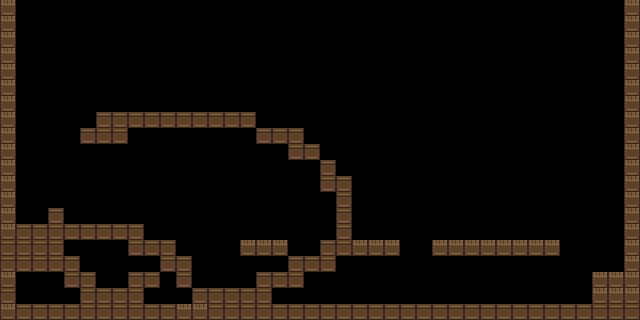

A level layout from a 2D game, rendered from its tile map. Below: a short description, then the map file with tile-grid data replaced by summaries:
An orthogonal 40x20 tile map with 16x16 px tiles, 1 tile layer (Mundo), 2 tilesets.

<map version="1.2" tiledversion="1.2.1" orientation="orthogonal" renderorder="left-up" width="40" height="20" tilewidth="16" tileheight="16" infinite="0" backgroundcolor="#000000" nextlayerid="5" nextobjectid="1">
 <tileset firstgid="1" name="t1" tilewidth="16" tileheight="16" tilecount="160" columns="16">
  <image source="../t1.png" width="256" height="160" />
  <tile id="0">
   <properties>
    <property name="collides" type="bool" value="false" />
   </properties>
  </tile>
  <tile id="1">
   <properties>
    <property name="collides" type="bool" value="false" />
   </properties>
  </tile>
  <tile id="2">
   <properties>
    <property name="collides" type="bool" value="false" />
   </properties>
  </tile>
  <tile id="3">
   <properties>
    <property name="collides" type="bool" value="false" />
   </properties>
  </tile>
  <tile id="4">
   <properties>
    <property name="collides" type="bool" value="false" />
   </properties>
  </tile>
  <tile id="5">
   <properties>
    <property name="collides" type="bool" value="false" />
   </properties>
  </tile>
  <tile id="6">
   <properties>
    <property name="collides" type="bool" value="false" />
   </properties>
  </tile>
  <tile id="7">
   <properties>
    <property name="collides" type="bool" value="true" />
   </properties>
  </tile>
  <tile id="8">
   <properties>
    <property name="collides" type="bool" value="true" />
   </properties>
  </tile>
  <tile id="9">
   <properties>
    <property name="collides" type="bool" value="false" />
   </properties>
  </tile>
  <tile id="10">
   <properties>
    <property name="collides" type="bool" value="false" />
   </properties>
  </tile>
  <tile id="11">
   <properties>
    <property name="collides" type="bool" value="false" />
   </properties>
  </tile>
  <tile id="12">
   <properties>
    <property name="collides" type="bool" value="false" />
   </properties>
  </tile>
  <tile id="13">
   <properties>
    <property name="collides" type="bool" value="false" />
   </properties>
  </tile>
  <tile id="14">
   <properties>
    <property name="collides" type="bool" value="false" />
   </properties>
  </tile>
  <tile id="15">
   <properties>
    <property name="collides" type="bool" value="false" />
   </properties>
  </tile>
  <tile id="16">
   <properties>
    <property name="collides" type="bool" value="false" />
   </properties>
  </tile>
  <tile id="17">
   <properties>
    <property name="collides" type="bool" value="false" />
   </properties>
  </tile>
  <tile id="18">
   <properties>
    <property name="collides" type="bool" value="false" />
   </properties>
  </tile>
  <tile id="19">
   <properties>
    <property name="collides" type="bool" value="false" />
   </properties>
  </tile>
  <tile id="20">
   <properties>
    <property name="collides" type="bool" value="false" />
   </properties>
  </tile>
  <tile id="21">
   <properties>
    <property name="collides" type="bool" value="false" />
   </properties>
  </tile>
  <tile id="22">
   <properties>
    <property name="collides" type="bool" value="false" />
   </properties>
  </tile>
  <tile id="23">
   <properties>
    <property name="collides" type="bool" value="true" />
   </properties>
  </tile>
  <tile id="24">
   <properties>
    <property name="collides" type="bool" value="true" />
   </properties>
  </tile>
  <tile id="25">
   <properties>
    <property name="collides" type="bool" value="false" />
   </properties>
  </tile>
  <tile id="26">
   <properties>
    <property name="collides" type="bool" value="false" />
   </properties>
  </tile>
  <tile id="27">
   <properties>
    <property name="collides" type="bool" value="false" />
   </properties>
  </tile>
  <tile id="28">
   <properties>
    <property name="collides" type="bool" value="false" />
   </properties>
  </tile>
  <tile id="29">
   <properties>
    <property name="collides" type="bool" value="false" />
   </properties>
  </tile>
  <tile id="30">
   <properties>
    <property name="collides" type="bool" value="false" />
   </properties>
  </tile>
  <tile id="31">
   <properties>
    <property name="collides" type="bool" value="false" />
   </properties>
  </tile>
  <tile id="32">
   <properties>
    <property name="collides" type="bool" value="false" />
   </properties>
  </tile>
  <tile id="33">
   <properties>
    <property name="collides" type="bool" value="false" />
   </properties>
  </tile>
  <tile id="34">
   <properties>
    <property name="collides" type="bool" value="false" />
   </properties>
  </tile>
  <tile id="35">
   <properties>
    <property name="collides" type="bool" value="false" />
   </properties>
  </tile>
  <tile id="36">
   <properties>
    <property name="collides" type="bool" value="false" />
   </properties>
  </tile>
  <tile id="37">
   <properties>
    <property name="collides" type="bool" value="false" />
   </properties>
  </tile>
  <tile id="38">
   <properties>
    <property name="collides" type="bool" value="false" />
   </properties>
  </tile>
  <tile id="39">
   <properties>
    <property name="collides" type="bool" value="false" />
   </properties>
  </tile>
  <tile id="40">
   <properties>
    <property name="collides" type="bool" value="false" />
   </properties>
  </tile>
  <tile id="41">
   <properties>
    <property name="collides" type="bool" value="false" />
   </properties>
  </tile>
  <tile id="42">
   <properties>
    <property name="collides" type="bool" value="false" />
   </properties>
  </tile>
  <tile id="43">
   <properties>
    <property name="collides" type="bool" value="false" />
   </properties>
  </tile>
  <tile id="44">
   <properties>
    <property name="collides" type="bool" value="false" />
   </properties>
  </tile>
  <tile id="45">
   <properties>
    <property name="collides" type="bool" value="false" />
   </properties>
  </tile>
  <tile id="46">
   <properties>
    <property name="collides" type="bool" value="false" />
   </properties>
  </tile>
  <tile id="47">
   <properties>
    <property name="collides" type="bool" value="false" />
   </properties>
  </tile>
  <tile id="48">
   <properties>
    <property name="collides" type="bool" value="false" />
   </properties>
  </tile>
  <tile id="49">
   <properties>
    <property name="collides" type="bool" value="false" />
   </properties>
  </tile>
  <tile id="50">
   <properties>
    <property name="collides" type="bool" value="false" />
   </properties>
  </tile>
  <tile id="51">
   <properties>
    <property name="collides" type="bool" value="false" />
   </properties>
  </tile>
  <tile id="52">
   <properties>
    <property name="collides" type="bool" value="false" />
   </properties>
  </tile>
  <tile id="53">
   <properties>
    <property name="collides" type="bool" value="false" />
   </properties>
  </tile>
  <tile id="54">
   <properties>
    <property name="collides" type="bool" value="false" />
   </properties>
  </tile>
  <tile id="55">
   <properties>
    <property name="collides" type="bool" value="false" />
   </properties>
  </tile>
  <tile id="56">
   <properties>
    <property name="collides" type="bool" value="false" />
   </properties>
  </tile>
  <tile id="57">
   <properties>
    <property name="collides" type="bool" value="false" />
   </properties>
  </tile>
  <tile id="58">
   <properties>
    <property name="collides" type="bool" value="false" />
   </properties>
  </tile>
  <tile id="59">
   <properties>
    <property name="collides" type="bool" value="false" />
   </properties>
  </tile>
  <tile id="60">
   <properties>
    <property name="collides" type="bool" value="false" />
   </properties>
  </tile>
  <tile id="61">
   <properties>
    <property name="collides" type="bool" value="false" />
   </properties>
  </tile>
  <tile id="62">
   <properties>
    <property name="collides" type="bool" value="false" />
   </properties>
  </tile>
  <tile id="63">
   <properties>
    <property name="collides" type="bool" value="false" />
   </properties>
  </tile>
  <tile id="64">
   <properties>
    <property name="collides" type="bool" value="false" />
   </properties>
  </tile>
  <tile id="65">
   <properties>
    <property name="collides" type="bool" value="false" />
   </properties>
  </tile>
  <tile id="66">
   <properties>
    <property name="collides" type="bool" value="false" />
   </properties>
  </tile>
  <tile id="67">
   <properties>
    <property name="collides" type="bool" value="false" />
   </properties>
  </tile>
  <tile id="68">
   <properties>
    <property name="collides" type="bool" value="false" />
   </properties>
  </tile>
  <tile id="69">
   <properties>
    <property name="collides" type="bool" value="false" />
   </properties>
  </tile>
  <tile id="70">
   <properties>
    <property name="collides" type="bool" value="false" />
   </properties>
  </tile>
  <tile id="71">
   <properties>
    <property name="collides" type="bool" value="false" />
   </properties>
  </tile>
  <tile id="72">
   <properties>
    <property name="collides" type="bool" value="false" />
   </properties>
  </tile>
  <tile id="73">
   <properties>
    <property name="collides" type="bool" value="false" />
   </properties>
  </tile>
  <tile id="74">
   <properties>
    <property name="collides" type="bool" value="false" />
   </properties>
  </tile>
  <tile id="75">
   <properties>
    <property name="collides" type="bool" value="false" />
   </properties>
  </tile>
  <tile id="76">
   <properties>
    <property name="collides" type="bool" value="false" />
   </properties>
  </tile>
  <tile id="77">
   <properties>
    <property name="collides" type="bool" value="false" />
   </properties>
  </tile>
  <tile id="78">
   <properties>
    <property name="collides" type="bool" value="false" />
   </properties>
  </tile>
  <tile id="79">
   <properties>
    <property name="collides" type="bool" value="false" />
   </properties>
  </tile>
  <tile id="80">
   <properties>
    <property name="collides" type="bool" value="false" />
   </properties>
  </tile>
  <tile id="81">
   <properties>
    <property name="collides" type="bool" value="false" />
   </properties>
  </tile>
  <tile id="82">
   <properties>
    <property name="collides" type="bool" value="false" />
   </properties>
  </tile>
  <tile id="83">
   <properties>
    <property name="collides" type="bool" value="false" />
   </properties>
  </tile>
  <tile id="84">
   <properties>
    <property name="collides" type="bool" value="false" />
   </properties>
  </tile>
  <tile id="85">
   <properties>
    <property name="collides" type="bool" value="false" />
   </properties>
  </tile>
  <tile id="86">
   <properties>
    <property name="collides" type="bool" value="false" />
   </properties>
  </tile>
  <tile id="87">
   <properties>
    <property name="collides" type="bool" value="false" />
   </properties>
  </tile>
  <tile id="88">
   <properties>
    <property name="collides" type="bool" value="false" />
   </properties>
  </tile>
  <tile id="89">
   <properties>
    <property name="collides" type="bool" value="false" />
   </properties>
  </tile>
  <tile id="90">
   <properties>
    <property name="collides" type="bool" value="false" />
   </properties>
  </tile>
  <tile id="91">
   <properties>
    <property name="collides" type="bool" value="false" />
   </properties>
  </tile>
  <tile id="92">
   <properties>
    <property name="collides" type="bool" value="false" />
   </properties>
  </tile>
  <tile id="93">
   <properties>
    <property name="collides" type="bool" value="false" />
   </properties>
  </tile>
  <tile id="94">
   <properties>
    <property name="collides" type="bool" value="false" />
   </properties>
  </tile>
  <tile id="95">
   <properties>
    <property name="collides" type="bool" value="false" />
   </properties>
  </tile>
  <tile id="96">
   <properties>
    <property name="collides" type="bool" value="false" />
   </properties>
  </tile>
  <tile id="97">
   <properties>
    <property name="collides" type="bool" value="false" />
   </properties>
  </tile>
  <tile id="98">
   <properties>
    <property name="collides" type="bool" value="false" />
   </properties>
  </tile>
  <tile id="99">
   <properties>
    <property name="collides" type="bool" value="false" />
   </properties>
  </tile>
  <tile id="100">
   <properties>
    <property name="collides" type="bool" value="false" />
   </properties>
  </tile>
  <tile id="101">
   <properties>
    <property name="collides" type="bool" value="false" />
   </properties>
  </tile>
  <tile id="102">
   <properties>
    <property name="collides" type="bool" value="false" />
   </properties>
  </tile>
  <tile id="103">
   <properties>
    <property name="collides" type="bool" value="false" />
   </properties>
  </tile>
  <tile id="104">
   <properties>
    <property name="collides" type="bool" value="false" />
   </properties>
  </tile>
  <tile id="105">
   <properties>
    <property name="collides" type="bool" value="false" />
   </properties>
  </tile>
  <tile id="106">
   <properties>
    <property name="collides" type="bool" value="false" />
   </properties>
  </tile>
  <tile id="107">
   <properties>
    <property name="collides" type="bool" value="false" />
   </properties>
  </tile>
  <tile id="108">
   <properties>
    <property name="collides" type="bool" value="false" />
   </properties>
  </tile>
  <tile id="109">
   <properties>
    <property name="collides" type="bool" value="false" />
   </properties>
  </tile>
  <tile id="110">
   <properties>
    <property name="collides" type="bool" value="false" />
   </properties>
  </tile>
  <tile id="111">
   <properties>
    <property name="collides" type="bool" value="false" />
   </properties>
  </tile>
  <tile id="112">
   <properties>
    <property name="collides" type="bool" value="false" />
   </properties>
  </tile>
  <tile id="113">
   <properties>
    <property name="collides" type="bool" value="false" />
   </properties>
  </tile>
  <tile id="114">
   <properties>
    <property name="collides" type="bool" value="false" />
   </properties>
  </tile>
  <tile id="115">
   <properties>
    <property name="collides" type="bool" value="false" />
   </properties>
  </tile>
  <tile id="116">
   <properties>
    <property name="collides" type="bool" value="false" />
   </properties>
  </tile>
  <tile id="117">
   <properties>
    <property name="collides" type="bool" value="false" />
   </properties>
  </tile>
  <tile id="118">
   <properties>
    <property name="collides" type="bool" value="false" />
   </properties>
  </tile>
  <tile id="119">
   <properties>
    <property name="collides" type="bool" value="false" />
   </properties>
  </tile>
  <tile id="120">
   <properties>
    <property name="collides" type="bool" value="false" />
   </properties>
  </tile>
  <tile id="121">
   <properties>
    <property name="collides" type="bool" value="false" />
   </properties>
  </tile>
  <tile id="122">
   <properties>
    <property name="collides" type="bool" value="false" />
   </properties>
  </tile>
  <tile id="123">
   <properties>
    <property name="collides" type="bool" value="false" />
   </properties>
  </tile>
  <tile id="124">
   <properties>
    <property name="collides" type="bool" value="false" />
   </properties>
  </tile>
  <tile id="125">
   <properties>
    <property name="collides" type="bool" value="false" />
   </properties>
  </tile>
  <tile id="126">
   <properties>
    <property name="collides" type="bool" value="false" />
   </properties>
  </tile>
  <tile id="127">
   <properties>
    <property name="collides" type="bool" value="false" />
   </properties>
  </tile>
  <tile id="128">
   <properties>
    <property name="collides" type="bool" value="false" />
   </properties>
  </tile>
  <tile id="129">
   <properties>
    <property name="collides" type="bool" value="false" />
   </properties>
  </tile>
  <tile id="130">
   <properties>
    <property name="collides" type="bool" value="false" />
   </properties>
  </tile>
  <tile id="131">
   <properties>
    <property name="collides" type="bool" value="false" />
   </properties>
  </tile>
  <tile id="132">
   <properties>
    <property name="collides" type="bool" value="false" />
   </properties>
  </tile>
  <tile id="133">
   <properties>
    <property name="collides" type="bool" value="false" />
   </properties>
  </tile>
  <tile id="134">
   <properties>
    <property name="collides" type="bool" value="false" />
   </properties>
  </tile>
  <tile id="135">
   <properties>
    <property name="collides" type="bool" value="false" />
   </properties>
  </tile>
  <tile id="136">
   <properties>
    <property name="collides" type="bool" value="false" />
   </properties>
  </tile>
  <tile id="137">
   <properties>
    <property name="collides" type="bool" value="false" />
   </properties>
  </tile>
  <tile id="138">
   <properties>
    <property name="collides" type="bool" value="false" />
   </properties>
  </tile>
  <tile id="139">
   <properties>
    <property name="collides" type="bool" value="false" />
   </properties>
  </tile>
  <tile id="140">
   <properties>
    <property name="collides" type="bool" value="false" />
   </properties>
  </tile>
  <tile id="141">
   <properties>
    <property name="collides" type="bool" value="false" />
   </properties>
  </tile>
  <tile id="142">
   <properties>
    <property name="collides" type="bool" value="false" />
   </properties>
  </tile>
  <tile id="143">
   <properties>
    <property name="collides" type="bool" value="false" />
   </properties>
  </tile>
  <tile id="144">
   <properties>
    <property name="collides" type="bool" value="false" />
   </properties>
  </tile>
  <tile id="145">
   <properties>
    <property name="collides" type="bool" value="false" />
   </properties>
  </tile>
  <tile id="146">
   <properties>
    <property name="collides" type="bool" value="false" />
   </properties>
  </tile>
  <tile id="147">
   <properties>
    <property name="collides" type="bool" value="false" />
   </properties>
  </tile>
  <tile id="148">
   <properties>
    <property name="collides" type="bool" value="false" />
   </properties>
  </tile>
  <tile id="149">
   <properties>
    <property name="collides" type="bool" value="false" />
   </properties>
  </tile>
  <tile id="150">
   <properties>
    <property name="collides" type="bool" value="false" />
   </properties>
  </tile>
  <tile id="151">
   <properties>
    <property name="collides" type="bool" value="false" />
   </properties>
  </tile>
  <tile id="152">
   <properties>
    <property name="collides" type="bool" value="false" />
   </properties>
  </tile>
  <tile id="153">
   <properties>
    <property name="collides" type="bool" value="false" />
   </properties>
  </tile>
  <tile id="154">
   <properties>
    <property name="collides" type="bool" value="false" />
   </properties>
  </tile>
  <tile id="155">
   <properties>
    <property name="collides" type="bool" value="false" />
   </properties>
  </tile>
  <tile id="156">
   <properties>
    <property name="collides" type="bool" value="false" />
   </properties>
  </tile>
  <tile id="157">
   <properties>
    <property name="collides" type="bool" value="false" />
   </properties>
  </tile>
  <tile id="158">
   <properties>
    <property name="collides" type="bool" value="false" />
   </properties>
  </tile>
  <tile id="159">
   <properties>
    <property name="collides" type="bool" value="false" />
   </properties>
  </tile>
 </tileset>
 <tileset firstgid="161" name="err" tilewidth="16" tileheight="16" tilecount="160" columns="16">
  <image source="../t1.png" width="256" height="160" />
 </tileset>
 <layer id="2" name="Mundo" width="40" height="20">
  <data>[800 cells, 230 non-empty, 6 distinct tile ids]</data>
 </layer>
</map>
